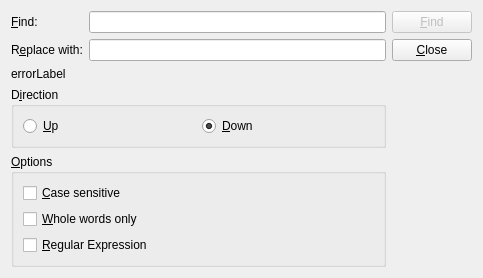
<?xml version="1.0" encoding="UTF-8"?>
<ui version="4.0">
 <class>FindForm</class>
 <widget class="QWidget" name="FindForm">
  <property name="geometry">
   <rect>
    <x>0</x>
    <y>0</y>
    <width>483</width>
    <height>228</height>
   </rect>
  </property>
  <property name="windowTitle">
   <string>Form</string>
  </property>
  <layout class="QGridLayout" name="gridLayout_4">
   <item row="0" column="0">
    <layout class="QVBoxLayout" name="verticalLayout_2">
     <item>
      <layout class="QGridLayout" name="gridLayout_3">
       <item row="0" column="0">
        <widget class="QLabel" name="label">
         <property name="text">
          <string>&amp;Find:</string>
         </property>
         <property name="buddy">
          <cstring>textToFind</cstring>
         </property>
        </widget>
       </item>
       <item row="0" column="1">
        <widget class="QLineEdit" name="textToFind"/>
       </item>
       <item row="1" column="0">
        <widget class="QLabel" name="label_2">
         <property name="text">
          <string>R&amp;eplace with:</string>
         </property>
         <property name="buddy">
          <cstring>textToReplace</cstring>
         </property>
        </widget>
       </item>
       <item row="1" column="1">
        <widget class="QLineEdit" name="textToReplace"/>
       </item>
      </layout>
     </item>
     <item>
      <widget class="QLabel" name="errorLabel">
       <property name="text">
        <string>errorLabel</string>
       </property>
      </widget>
     </item>
     <item>
      <widget class="QGroupBox" name="groupBox">
       <property name="title">
        <string>D&amp;irection</string>
       </property>
       <layout class="QGridLayout" name="gridLayout_2">
        <item row="0" column="0">
         <widget class="QRadioButton" name="upRadioButton">
          <property name="text">
           <string>&amp;Up</string>
          </property>
         </widget>
        </item>
        <item row="0" column="1">
         <widget class="QRadioButton" name="downRadioButton">
          <property name="text">
           <string>&amp;Down</string>
          </property>
          <property name="checked">
           <bool>true</bool>
          </property>
         </widget>
        </item>
       </layout>
      </widget>
     </item>
     <item>
      <widget class="QGroupBox" name="groupBox_2">
       <property name="title">
        <string>&amp;Options</string>
       </property>
       <layout class="QGridLayout" name="gridLayout">
        <item row="0" column="0">
         <widget class="QCheckBox" name="caseCheckBox">
          <property name="text">
           <string>&amp;Case sensitive</string>
          </property>
         </widget>
        </item>
        <item row="2" column="0">
         <widget class="QCheckBox" name="regexCheckBox">
          <property name="toolTip">
           <string>&lt;!DOCTYPE HTML PUBLIC &quot;-//W3C//DTD HTML 4.0//EN&quot; &quot;http://www.w3.org/TR/REC-html40/strict.dtd&quot;&gt;
&lt;html&gt;&lt;head&gt;&lt;meta name=&quot;qrichtext&quot; content=&quot;1&quot; /&gt;&lt;style type=&quot;text/css&quot;&gt;
p, li { white-space: pre-wrap; }
&lt;/style&gt;&lt;/head&gt;&lt;body style=&quot; font-family:'Sans'; font-size:10pt; font-weight:400; font-style:normal;&quot;&gt;
&lt;p style=&quot; margin-top:0px; margin-bottom:0px; margin-left:0px; margin-right:0px; -qt-block-indent:0; text-indent:0px;&quot;&gt;whether the text to search should be interpreted as a regular expression.&lt;/p&gt;
&lt;p style=&quot;-qt-paragraph-type:empty; margin-top:0px; margin-bottom:0px; margin-left:0px; margin-right:0px; -qt-block-indent:0; text-indent:0px;&quot;&gt;&lt;/p&gt;
&lt;p style=&quot; margin-top:0px; margin-bottom:0px; margin-left:0px; margin-right:0px; -qt-block-indent:0; text-indent:0px;&quot;&gt;You may want to take a look at the syntax of regular expressions:&lt;/p&gt;
&lt;p style=&quot; margin-top:0px; margin-bottom:0px; margin-left:0px; margin-right:0px; -qt-block-indent:0; text-indent:0px;&quot;&gt;&lt;a href=&quot;http://doc.trolltech.com/qregexp.html&quot;&gt;&lt;span style=&quot; text-decoration: underline; color:#0000ff;&quot;&gt;http://doc.trolltech.com/qregexp.html&lt;/span&gt;&lt;/a&gt;&lt;/p&gt;&lt;/body&gt;&lt;/html&gt;</string>
          </property>
          <property name="text">
           <string>&amp;Regular Expression</string>
          </property>
         </widget>
        </item>
        <item row="1" column="0">
         <widget class="QCheckBox" name="wholeCheckBox">
          <property name="text">
           <string>&amp;Whole words only</string>
          </property>
         </widget>
        </item>
       </layout>
      </widget>
     </item>
    </layout>
   </item>
   <item row="0" column="1">
    <layout class="QVBoxLayout" name="verticalLayout">
     <item>
      <widget class="QPushButton" name="findButton">
       <property name="enabled">
        <bool>false</bool>
       </property>
       <property name="text">
        <string>&amp;Find</string>
       </property>
      </widget>
     </item>
     <item>
      <widget class="QPushButton" name="closeButton">
       <property name="text">
        <string>&amp;Close</string>
       </property>
      </widget>
     </item>
     <item>
      <spacer name="verticalSpacer">
       <property name="orientation">
        <enum>Qt::Vertical</enum>
       </property>
       <property name="sizeHint" stdset="0">
        <size>
         <width>20</width>
         <height>40</height>
        </size>
       </property>
      </spacer>
     </item>
    </layout>
   </item>
  </layout>
  <zorder>layoutWidget</zorder>
  <zorder>textToFind</zorder>
 </widget>
 <tabstops>
  <tabstop>textToFind</tabstop>
  <tabstop>textToReplace</tabstop>
  <tabstop>upRadioButton</tabstop>
  <tabstop>downRadioButton</tabstop>
  <tabstop>caseCheckBox</tabstop>
  <tabstop>wholeCheckBox</tabstop>
  <tabstop>regexCheckBox</tabstop>
  <tabstop>findButton</tabstop>
  <tabstop>closeButton</tabstop>
 </tabstops>
 <resources/>
 <connections/>
</ui>
